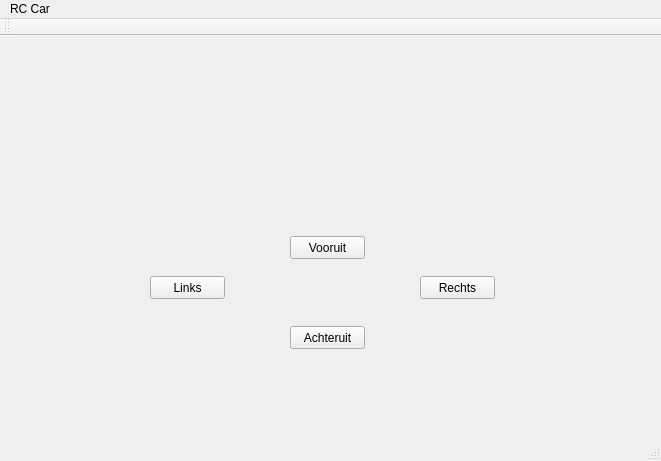
<?xml version="1.0" encoding="UTF-8"?>
<ui version="4.0">
 <class>MainWindow</class>
 <widget class="QMainWindow" name="MainWindow">
  <property name="geometry">
   <rect>
    <x>0</x>
    <y>0</y>
    <width>661</width>
    <height>461</height>
   </rect>
  </property>
  <property name="windowTitle">
   <string>MainWindow</string>
  </property>
  <widget class="QWidget" name="centralWidget">
   <widget class="QPushButton" name="Voorruit">
    <property name="geometry">
     <rect>
      <x>290</x>
      <y>200</y>
      <width>75</width>
      <height>23</height>
     </rect>
    </property>
    <property name="text">
     <string>Vooruit</string>
    </property>
   </widget>
   <widget class="QPushButton" name="Links">
    <property name="geometry">
     <rect>
      <x>150</x>
      <y>240</y>
      <width>75</width>
      <height>23</height>
     </rect>
    </property>
    <property name="text">
     <string>Links</string>
    </property>
   </widget>
   <widget class="QPushButton" name="Rechts">
    <property name="geometry">
     <rect>
      <x>420</x>
      <y>240</y>
      <width>75</width>
      <height>23</height>
     </rect>
    </property>
    <property name="text">
     <string>Rechts</string>
    </property>
   </widget>
   <widget class="QPushButton" name="Achteruit">
    <property name="geometry">
     <rect>
      <x>290</x>
      <y>290</y>
      <width>75</width>
      <height>23</height>
     </rect>
    </property>
    <property name="text">
     <string>Achteruit</string>
    </property>
   </widget>
   <widget class="QLabel" name="Sensor1">
    <property name="geometry">
     <rect>
      <x>160</x>
      <y>123</y>
      <width>47</width>
      <height>20</height>
     </rect>
    </property>
    <property name="text">
     <string/>
    </property>
   </widget>
   <widget class="QLabel" name="Sensor2">
    <property name="geometry">
     <rect>
      <x>300</x>
      <y>69</y>
      <width>47</width>
      <height>21</height>
     </rect>
    </property>
    <property name="text">
     <string/>
    </property>
   </widget>
   <widget class="QLabel" name="Sensor3">
    <property name="geometry">
     <rect>
      <x>430</x>
      <y>120</y>
      <width>47</width>
      <height>20</height>
     </rect>
    </property>
    <property name="text">
     <string/>
    </property>
   </widget>
  </widget>
  <widget class="QMenuBar" name="menuBar">
   <property name="geometry">
    <rect>
     <x>0</x>
     <y>0</y>
     <width>661</width>
     <height>21</height>
    </rect>
   </property>
   <widget class="QMenu" name="menuRC_Car">
    <property name="title">
     <string>RC Car</string>
    </property>
   </widget>
   <addaction name="menuRC_Car"/>
  </widget>
  <widget class="QToolBar" name="mainToolBar">
   <attribute name="toolBarArea">
    <enum>TopToolBarArea</enum>
   </attribute>
   <attribute name="toolBarBreak">
    <bool>false</bool>
   </attribute>
  </widget>
  <widget class="QStatusBar" name="statusBar"/>
 </widget>
 <layoutdefault spacing="6" margin="11"/>
 <resources/>
 <connections/>
</ui>
